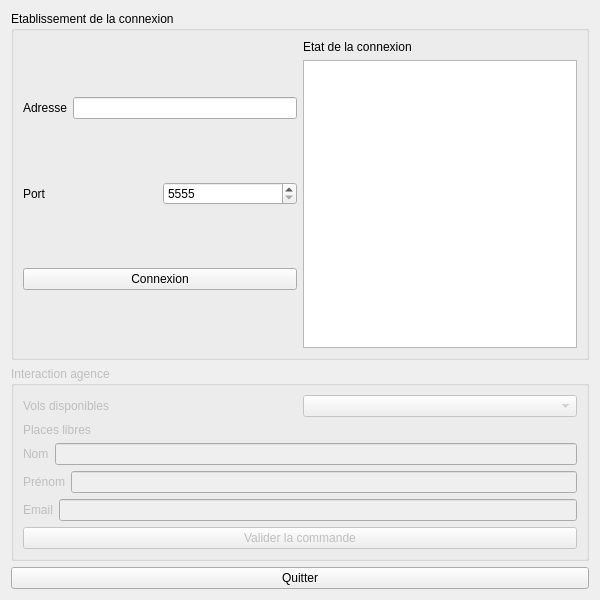
<?xml version="1.0" encoding="UTF-8"?>
<ui version="4.0">
 <class>DAB_Window</class>
 <widget class="QWidget" name="DAB_Window">
  <property name="geometry">
   <rect>
    <x>0</x>
    <y>0</y>
    <width>600</width>
    <height>600</height>
   </rect>
  </property>
  <property name="minimumSize">
   <size>
    <width>600</width>
    <height>600</height>
   </size>
  </property>
  <property name="maximumSize">
   <size>
    <width>600</width>
    <height>600</height>
   </size>
  </property>
  <property name="windowTitle">
   <string>DAB_Window</string>
  </property>
  <layout class="QVBoxLayout" name="verticalLayout_4">
   <item>
    <widget class="QGroupBox" name="groupBoxConnexion">
     <property name="title">
      <string>Etablissement de la connexion</string>
     </property>
     <layout class="QHBoxLayout" name="horizontalLayout_3">
      <item>
       <layout class="QVBoxLayout" name="verticalLayout_2">
        <item>
         <layout class="QHBoxLayout" name="horizontalLayout_2">
          <item>
           <widget class="QLabel" name="labelAdresse">
            <property name="text">
             <string>Adresse</string>
            </property>
           </widget>
          </item>
          <item>
           <widget class="QLineEdit" name="lineEditAdresse"/>
          </item>
         </layout>
        </item>
        <item>
         <layout class="QHBoxLayout" name="horizontalLayout">
          <item>
           <widget class="QLabel" name="labelPort">
            <property name="text">
             <string>Port</string>
            </property>
           </widget>
          </item>
          <item>
           <widget class="QSpinBox" name="spinBoxPort">
            <property name="minimum">
             <number>5555</number>
            </property>
            <property name="maximum">
             <number>9999</number>
            </property>
           </widget>
          </item>
         </layout>
        </item>
        <item>
         <widget class="QPushButton" name="pushButtonConnexion">
          <property name="text">
           <string>Connexion</string>
          </property>
         </widget>
        </item>
       </layout>
      </item>
      <item>
       <layout class="QVBoxLayout" name="verticalLayout">
        <item>
         <widget class="QLabel" name="labelEtat">
          <property name="text">
           <string>Etat de la connexion</string>
          </property>
         </widget>
        </item>
        <item>
         <widget class="QTextEdit" name="textEditEtat"/>
        </item>
       </layout>
      </item>
     </layout>
    </widget>
   </item>
   <item>
    <widget class="QGroupBox" name="groupBoxInteraction">
     <property name="enabled">
      <bool>false</bool>
     </property>
     <property name="title">
      <string>Interaction agence</string>
     </property>
     <layout class="QVBoxLayout" name="verticalLayout_3">
      <item>
       <layout class="QHBoxLayout" name="horizontalLayout_5">
        <item>
         <widget class="QLabel" name="labelVols">
          <property name="text">
           <string>Vols disponibles</string>
          </property>
         </widget>
        </item>
        <item>
         <widget class="QComboBox" name="comboBoxVols"/>
        </item>
       </layout>
      </item>
      <item>
       <layout class="QHBoxLayout" name="horizontalLayout_4">
        <item>
         <widget class="QLabel" name="labelPlaces">
          <property name="text">
           <string>Places libres</string>
          </property>
         </widget>
        </item>
        <item>
         <layout class="QGridLayout" name="gridLayout"/>
        </item>
       </layout>
      </item>
      <item>
       <layout class="QHBoxLayout" name="horizontalLayout_8">
        <item>
         <widget class="QLabel" name="labelNom">
          <property name="text">
           <string>Nom</string>
          </property>
         </widget>
        </item>
        <item>
         <widget class="QLineEdit" name="lineEditNom"/>
        </item>
       </layout>
      </item>
      <item>
       <layout class="QHBoxLayout" name="horizontalLayout_7">
        <item>
         <widget class="QLabel" name="labelPrenom">
          <property name="text">
           <string>Prénom</string>
          </property>
         </widget>
        </item>
        <item>
         <widget class="QLineEdit" name="lineEditPrenom"/>
        </item>
       </layout>
      </item>
      <item>
       <layout class="QHBoxLayout" name="horizontalLayout_6">
        <item>
         <widget class="QLabel" name="labelEmail">
          <property name="text">
           <string>Email</string>
          </property>
         </widget>
        </item>
        <item>
         <widget class="QLineEdit" name="lineEditEmail"/>
        </item>
       </layout>
      </item>
      <item>
       <widget class="QPushButton" name="pushButtonValider">
        <property name="text">
         <string>Valider la commande</string>
        </property>
       </widget>
      </item>
     </layout>
    </widget>
   </item>
   <item>
    <widget class="QPushButton" name="pushButtonQuitter">
     <property name="text">
      <string>Quitter</string>
     </property>
    </widget>
   </item>
  </layout>
 </widget>
 <resources/>
 <connections>
  <connection>
   <sender>pushButtonQuitter</sender>
   <signal>clicked()</signal>
   <receiver>DAB_Window</receiver>
   <slot>close()</slot>
   <hints>
    <hint type="sourcelabel">
     <x>276</x>
     <y>571</y>
    </hint>
    <hint type="destinationlabel">
     <x>269</x>
     <y>629</y>
    </hint>
   </hints>
  </connection>
 </connections>
</ui>
